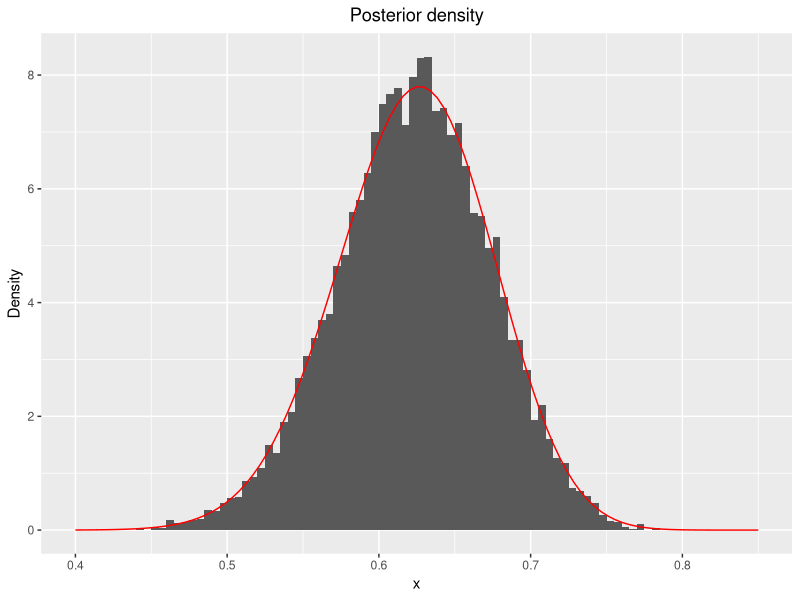
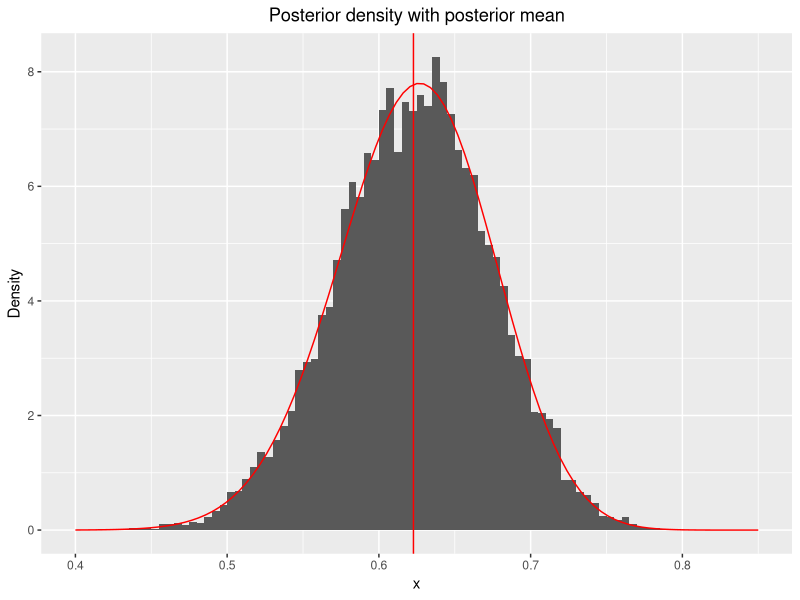

These figures' R source, in order:
## ---- chunk 1
# f is the  posterior function to sample from, not normalized
# theta: parameter between 0 and 1, sampled from U(0,1)
# y: observed values
f <- function(theta, y) {
  return((2+theta)^y[1]*(1-theta)^(y[2]+y[3])*theta^y[4])
}

# f_normalized is the posterior function, normalized
f_normalized <- function(theta, y) {
  c = integrate(f,0,1,y)$value
  return(f(theta,y)/c)
}

# alpha finds the acceptance probability alpha
alpha <- function(theta, y) {
  c = optimize(f, interval = c(0,1), maximum = TRUE, y=y)$objective
  return(f(theta, y)/c)
}

# rejection_d samples from the posterior by rejection sampling
# n: number of samples to generate
rejection_d <- function(y, n) {
  out = 1:n
  g = function() {return(runif(1))}
  
  for (i in 1:n) {
    finished = 0
    while(finished==0) {
      u = runif(1)
      theta = g()
      alpha = alpha(theta, y)
      if(u <= alpha) {
        out[i] = theta
        finished = 1
      }
    }
  }
  return(out)
}

y = c(125,18,20,34)
n = 10000

library(ggplot2)
samples_d1 <- rejection_d(y, n)
x <- seq(0,1,0.001)
data_d1 <- data.frame("samples_d1"=samples_d1)
ggplot(data=data_d1, aes(data_d1$samples_d1)) +
geom_histogram(aes(y=..density..), breaks = seq(0, 1, by = 0.005)) +theme(plot.title = element_text(hjust = 0.5))+
xlim(c(0.4,0.85)) + labs(title="Posterior density", x="x", y="Density") +
stat_function(fun = f_normalized, args = list(y), color = "red")
## ---- chunk 2
M = 10000
# 
# post_mean_mc: the estimated posterior mean
thetas <- rejection_d(y, M)
post_mean_mc <- mean(thetas)

# inside_integral is what we want to integrate
inside_integral = function(theta,y) {
    return(theta*f_normalized(theta,y))
}

# numerical_mean is the mean found by numerical integration
numerical_mean <- integrate(inside_integral,0,1,y)[[1]]
## ---- chunk 3
x <- seq(0,1,0.001)
data_d1 <- data.frame("thetas"=thetas)
ggplot(data=data_d1, aes(data_d1$thetas)) +
geom_histogram(aes(y=..density..), breaks = seq(0, 1, by = 0.005)) +theme(plot.title = element_text(hjust = 0.5))+
xlim(c(0.4,0.85)) + labs(title="Posterior density with posterior mean", x="x", y="Density") +
stat_function(fun = f_normalized, args = list(y), color = "red")+geom_vline(xintercept = post_mean_mc,color="red")
## ---- chunk 4
# rejection_d_count samples from the posterior by rejection sampling and counts the number of trials to one acceptance
# n: number of samples to generate
rejection_d_count <- function(y, n) {
  out = 1:n
  g = function() {return(runif(1))}
  
  for (i in 1:n) {
    finished = 0
    count = 0
    while(finished==0) {
      u = runif(1)
      theta = g()
      alpha = alpha(theta, y)
      count = count + 1
      if(u <= alpha) {
        out[i] = count
        count = 0
        finished = 1
      }
    }
  }
  return(out)
}

y = c(125,18,20,34)
n = 10000

# simulated number of trials 
number_of_trials <- mean(rejection_d_count(y,n))

#c_const finds the constant c, i.e. the numerical computation of the theoretical number of trials for one acceptance
c_const <- function(y) {
  c = optimize(f_normalized, interval = c(0,1), maximum = TRUE, y=y)$objective
  return(c)
}

c_numerical <- c_const(y)
## ---- chunk 5
#fnew calculates the unnormalized new posterior distribution
fnew <- function(theta, y) {
  fnew = 5*(1-theta)^4*(2+theta)^y[1]*(1-theta)^(y[2]+y[3])*theta^y[4]
}

# weight calculates the self-normalizing weights to use in importance sampling
weight <- function(theta, y) {
  return(fnew(theta, y)/f(theta, y))
}

# fnew_normalized calculates the normalized new posterior distribution
fnew_normalized <- function(theta, y) {
  const = integrate(fnew, 0, 1, y)$value
  return(fnew(theta, y)/const)
}

fnew_normalized(0.5,y)
# importance_d4 estimates the mean via importance sampling
# y: observed values
# n: number of samples to use in the estimation
importance_d4 <- function(y, n) {
  theta = rejection_d(y, n)
  estimate = sum(theta*weight(theta, y))/sum(weight(theta,y))
  return(estimate)
}

n = 10000
simulated_d4 <- importance_d4(y, n)

# integrand_d4 is the expression to integrate
integrand_d4 <- function(theta, y) {
  return(fnew_normalized(theta, y)*theta)
}

# numerical_d4 numerically calculates the integral
numerical_d4 <- function(y) {
  return(integrate(integrand_d4, 0,1,y)$value)
}

num_d4 <- numerical_d4(y)
